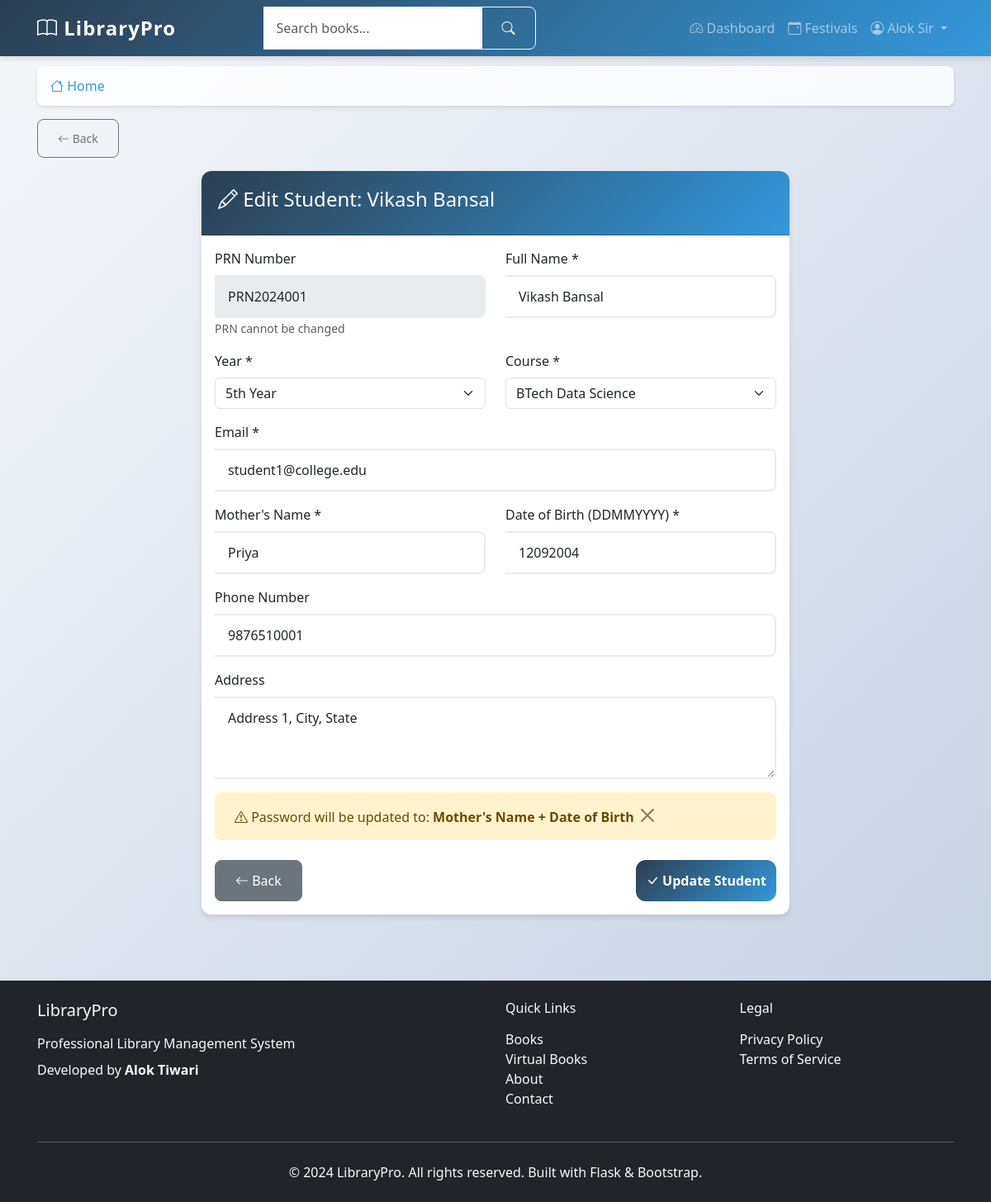
Page /edit-student/1 (signed in) on the committed database.
### app/models.py (models this page shows, shortened)
class User(UserMixin, db.Model):
    id = db.Column(db.Integer, primary_key=True)
    prn_number = db.Column(db.String(20), unique=True, nullable=False)
    username = db.Column(db.String(80), unique=True, nullable=False)
    email = db.Column(db.String(120), unique=True, nullable=False)
    name = db.Column(db.String(100), nullable=False)
    mother_name = db.Column(db.String(100), nullable=False)
    dob = db.Column(db.String(10), nullable=False)  # Format: DDMMYYYY
    phone = db.Column(db.String(15), nullable=True)
    address = db.Column(db.Text, nullable=True)
    password_hash = db.Column(db.String(255), nullable=False)
    role = db.Column(db.String(20), nullable=False, default='student')
    year = db.Column(db.String(10), nullable=True)  # 1st, 2nd, 3rd, 4th, 5th
    course = db.Column(db.String(50), nullable=True)  # BSC IT, BSC CS, etc.
    total_books_borrowed = db.Column(db.Integer, default=0)
    total_extension_requests = db.Column(db.Integer, default=0)
    library_hours_this_month = db.Column(db.Float, default=0.0)
    library_hours_this_year = db.Column(db.Float, default=0.0)
    created_at = db.Column(db.DateTime, default=datetime.utcnow)
    updated_at = db.Column(db.DateTime, default=datetime.utcnow, onupdate=datetime.utcnow)
    loans = db.relationship('Loan', backref='borrower', lazy='dynamic')
    library_sessions = db.relationship('LibrarySession', backref='user', lazy='dynamic')

### app/main/routes.py (the view, shortened to what this page needs)
@bp.route('/edit-student/<int:user_id>', methods=['GET', 'POST'])
@login_required
def edit_student(user_id):
    if current_user.role != 'admin':
        flash('Access denied.', 'danger')
        return redirect(url_for('main.dashboard'))
    student = User.query.get_or_404(user_id)
    return render_template('main/edit_student.html', title='Edit Student', student=student)

### app/__init__.py (called while the page is built)
def create_app():
    app = Flask(__name__)
    app.config.from_object(Config)
    db.init_app(app)
    migrate.init_app(app, db)
    login.init_app(app)
    login.login_view = 'auth.student_login'
    login.login_message = 'Please log in to access this page.'
    login.login_message_category = 'info'
    from app.auth import bp as auth_bp
    app.register_blueprint(auth_bp, url_prefix='/auth')
    from app.main import bp as main_bp
    app.register_blueprint(main_bp)
    from app.models import User
    @login.user_loader
    def load_user(user_id):
        return User.query.get(int(user_id))
    return app

### app/templates/main/edit_student.html (shortened to what this page needs)
{% extends "base.html" %}
{% block content %}
<div class="container">
    <div class="row justify-content-center">
        <div class="col-md-8">
            <div class="card">
                <div class="card-header">
                    <h4><i class="bi bi-pencil"></i> Edit Student: {{ student.name }}</h4>
                </div>
                <div class="card-body">
                    <form method="POST">
                        <div class="row">
                            <div class="col-md-6">
                                <div class="mb-3">
                                    <label for="prn_number" class="form-label">PRN Number</label>
                                    <input type="text" class="form-control" value="{{ student.prn_number }}" disabled>
                                    <small class="text-muted">PRN cannot be changed</small>
                                </div>
                            </div>
                            <div class="col-md-6">
                                <div class="mb-3">
                                    <label for="name" class="form-label">Full Name *</label>
                                    <input type="text" class="form-control" id="name" name="name"
                                           value="{{ student.name }}" required>
                                </div>
                            </div>
                        </div>
                        <div class="row">
                            <div class="col-md-6">
                                <div class="mb-3">
                                    <label for="year" class="form-label">Year *</label>
                                    <select class="form-select" id="year" name="year" required>
                                        <option value="5th" {{ 'selected' if student.year == '5th' }}>5th Year</option>
                                    </select>
                                </div>
                            </div>
                            <div class="col-md-6">
                                <div class="mb-3">
                                    <label for="course" class="form-label">Course *</label>
                                    <select class="form-select" id="course" name="course" required>
                                        <option value="BTech Data Science" {{ 'selected' if student.course == 'BTech Data Science' }}>BTech Data Science</option>
                                    </select>
                                </div>
                            </div>
                        </div>
                        <div class="mb-3">
                            <label for="email" class="form-label">Email *</label>
                            <input type="email" class="form-control" id="email" name="email"
                                   value="{{ student.email }}" required>
                        </div>
                        <div class="row">
                            <div class="col-md-6">
                                <div class="mb-3">
                                    <label for="mother_name" class="form-label">Mother's Name *</label>
                                    <input type="text" class="form-control" id="mother_name" name="mother_name"
                                           value="{{ student.mother_name }}" required>
                                </div>
                            </div>
                            <div class="col-md-6">
                                <div class="mb-3">
                                    <label for="dob" class="form-label">Date of Birth (DDMMYYYY) *</label>
                                    <input type="text" class="form-control" id="dob" name="dob"
                                           value="{{ student.dob }}" pattern="[0-9]{8}" required>
                                </div>
                            </div>
                        </div>
                        <div class="mb-3">
                            <label for="phone" class="form-label">Phone Number</label>
                            <input type="tel" class="form-control" id="phone" name="phone"
                                   value="{{ student.phone or '' }}">
                        </div>
                        <div class="mb-3">
                            <label for="address" class="form-label">Address</label>
                            <textarea class="form-control" id="address" name="address" rows="3">{{ student.address or '' }}</textarea>
                        </div>
                        <div class="alert alert-warning">
                            <i class="bi bi-exclamation-triangle"></i>
                            Password will be updated to: <strong>Mother's Name + Date of Birth</strong>
                        </div>
                        <div class="d-flex justify-content-between">
                            <a href="{{ url_for('main.manage_students') }}" class="btn btn-secondary">
                                <i class="bi bi-arrow-left"></i> Back
                            </a>
                            <button type="submit" class="btn btn-primary">
                                <i class="bi bi-check-lg"></i> Update Student
                            </button>
                        </div>
                    </form>
                </div>
            </div>
        </div>
    </div>
</div>
{% endblock %}

### app/templates/base.html (shortened to what this page needs)
<!DOCTYPE html>
<html lang="en">
<head>
    <link href="https://cdn.jsdelivr.net/npm/bootstrap@5.3.0/dist/css/bootstrap.min.css" rel="stylesheet">
    <link rel="stylesheet" href="https://cdn.jsdelivr.net/npm/bootstrap-icons@1.10.0/font/bootstrap-icons.css">
    <link rel="stylesheet" href="{{ url_for('static', filename='css/style.css') }}">
    <link rel="stylesheet" href="{{ url_for('static', filename='css/modern.css') }}">
</head>
<body>
    <nav class="navbar navbar-expand-lg navbar-dark bg-primary fixed-top">
        <div class="container">
            <a class="navbar-brand fw-bold" href="{{ url_for('main.index') }}">
                <i class="bi bi-book"></i> LibraryPro
            </a>
            <div class="collapse navbar-collapse" id="navbarNav">
                {% if current_user.is_authenticated %}
                <form class="d-flex mx-auto" method="GET" action="{{ url_for('main.search') }}">
                    <div class="input-group">
                        <input class="form-control" type="search" name="q" placeholder="Search books..."
                               value="{{ request.args.get('q', '') }}">
                        <button class="btn btn-outline-light" type="submit">
                            <i class="bi bi-search"></i>
                        </button>
                    </div>
                </form>
                <ul class="navbar-nav ms-auto">
                    <li class="nav-item">
                        <a class="nav-link" href="{{ url_for('main.dashboard') }}">
                            <i class="bi bi-speedometer2"></i> Dashboard
                        </a>
                    </li>
                    <li class="nav-item">
                        <a class="nav-link" href="{{ url_for('main.festivals') }}">
                            <i class="bi bi-calendar-event"></i> Festivals
                        </a>
                    </li>
                    <li class="nav-item dropdown">
                        <a class="nav-link dropdown-toggle" href="#" role="button" data-bs-toggle="dropdown">
                            <i class="bi bi-person-circle"></i> {{ current_user.name }}
                        </a>
                    </li>
                </ul>
                {% endif %}
            </div>
        </div>
    </nav>
    <main class="main-content">
        <div class="container">
            {% if current_user.is_authenticated %}
            <nav aria-label="breadcrumb" class="mb-3">
                <ol class="breadcrumb">
                    <li class="breadcrumb-item">
                        <a href="{{ url_for('main.index') }}"><i class="bi bi-house"></i> Home</a>
                    </li>
                </ol>
            </nav>
            {% endif %}
            {% if current_user.is_authenticated and request.endpoint not in ['main.index', 'main.dashboard', 'main.student_dashboard', 'main.admin_dashboard'] %}
            <div class="mb-3">
                <button onclick="goBack()" class="btn btn-outline-secondary btn-sm">
                    <i class="bi bi-arrow-left"></i> Back
                </button>
            </div>
            {% endif %}
            {% block content %}{% endblock %}
        </div>
    </main>
    <footer class="bg-dark text-light py-4 mt-5">
        <div class="container">
            <div class="row">
                <div class="col-md-6">
                    <h5 class="mb-3">LibraryPro</h5>
                    <p class="mb-2">Professional Library Management System</p>
                    <p class="mb-0">Developed by <strong>Alok Tiwari</strong></p>
                </div>
                <div class="col-md-3">
                    <h6 class="mb-3">Quick Links</h6>
                    <ul class="list-unstyled">
                        <li><a href="{{ url_for('main.books_categories') }}" class="text-light text-decoration-none">Books</a></li>
                    <li><a href="{{ url_for('main.virtual_books') }}" class="text-light text-decoration-none">Virtual Books</a></li>
                        <li><a href="{{ url_for('main.about') }}" class="text-light text-decoration-none">About</a></li>
                        <li><a href="{{ url_for('main.contact') }}" class="text-light text-decoration-none">Contact</a></li>
                    </ul>
                </div>
                <div class="col-md-3">
                    <h6 class="mb-3">Legal</h6>
                    <ul class="list-unstyled">
                        <li><a href="{{ url_for('main.privacy') }}" class="text-light text-decoration-none">Privacy Policy</a></li>
                        <li><a href="{{ url_for('main.terms') }}" class="text-light text-decoration-none">Terms of Service</a></li>
                    </ul>
                </div>
            </div>
            <hr class="my-4">
            <div class="text-center">
                <p class="mb-0">&copy; 2024 LibraryPro. All rights reserved. Built with Flask & Bootstrap.</p>
            </div>
        </div>
    </footer>
</body>
</html>

### app/static/css/style.css (style rules this page uses)
:root { --primary-color: #2c3e50; --secondary-color: #3498db; --accent-color: #e74c3c; --success-color: #27ae60; --warning-color: #f39c12; --light-bg: #f8f9fa; --card-shadow: 0 4px 6px rgba(0, 0, 0, 0.1); --hover-shadow: 0 8px 15px rgba(0, 0, 0, 0.2); --border-radius: 12px; }
body { font-family: 'Segoe UI', Tahoma, Geneva, Verdana, sans-serif; background: linear-gradient(135deg, #f5f7fa 0%, #c3cfe2 100%); min-height: 100vh; padding: 0; margin: 0; }
.main-content { padding-top: 80px; padding-bottom: 2rem; min-height: calc(100vh - 200px); }
.container { padding-left: 15px; padding-right: 15px; }
.navbar-brand { font-size: 1.5rem; letter-spacing: 1px; }
.navbar { box-shadow: var(--card-shadow); background: linear-gradient(135deg, var(--primary-color) 0%, var(--secondary-color) 100%) !important; }
.card { border: none; border-radius: var(--border-radius); box-shadow: var(--card-shadow); transition: all 0.3s ease; background: white; }
.card-header { background: linear-gradient(135deg, var(--primary-color) 0%, var(--secondary-color) 100%); color: white; border-radius: var(--border-radius) var(--border-radius) 0 0 !important; padding: 1.25rem; font-weight: 600; }
.form-control { border-radius: 8px; border: 2px solid #e9ecef; padding: 0.75rem 1rem; transition: all 0.3s ease; }
.btn { border-radius: 8px; padding: 0.75rem 1.5rem; font-weight: 500; transition: all 0.3s ease; }
.btn-primary { background: linear-gradient(135deg, var(--primary-color) 0%, var(--secondary-color) 100%); border: none; }
.alert { border: none; border-radius: 8px; padding: 1rem 1.5rem; margin-bottom: 1.5rem; }
.breadcrumb { background: rgba(255, 255, 255, 0.8); border-radius: 8px; padding: 0.75rem 1rem; margin-bottom: 1rem; box-shadow: 0 2px 4px rgba(0, 0, 0, 0.1); backdrop-filter: blur(10px); }
.breadcrumb-item a { color: var(--secondary-color); text-decoration: none; transition: color 0.3s ease; }
.btn-outline-secondary { border-color: #6c757d; color: #6c757d; transition: all 0.3s ease; }
.form-control { border-left: none; border-radius: 0 8px 8px 0; }
.btn-primary { background: linear-gradient(135deg, var(--primary-color) 0%, var(--secondary-color) 100%); border: none; border-radius: 12px; padding: 0.75rem; font-weight: 600; transition: all 0.3s ease; }

### app/static/css/modern.css (style rules this page uses)
:root { --primary: #6366f1; --secondary: #8b5cf6; --success: #10b981; --danger: #ef4444; --warning: #f59e0b; --info: #3b82f6; --dark: #1f2937; --light: #f9fafb; }

### rows in the picture
User: name "Alok Sir"
User: name "Vikash Bansal", prn_number "PRN2024001", email "student1@college.edu", mother_name "Priya", dob "12092004", phone "9876510001", address "Address 1, City, State"
